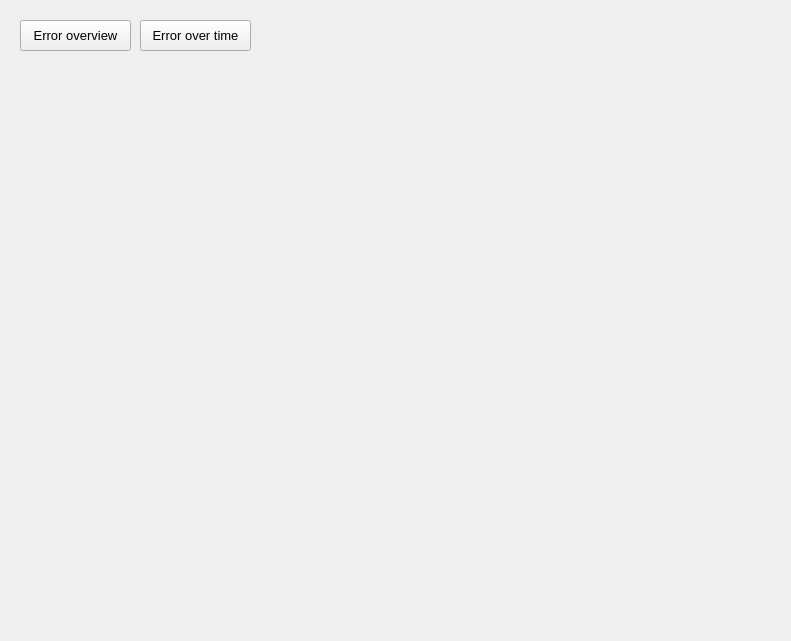
<?xml version="1.0" encoding="UTF-8"?>
<ui version="4.0">
 <class>AnalyseDialog</class>
 <widget class="QWidget" name="AnalyseDialog">
  <property name="geometry">
   <rect>
    <x>0</x>
    <y>0</y>
    <width>791</width>
    <height>641</height>
   </rect>
  </property>
  <property name="windowTitle">
   <string>Analyse</string>
  </property>
  <widget class="QWidget" name="analyse" native="true">
   <property name="geometry">
    <rect>
     <x>10</x>
     <y>80</y>
     <width>771</width>
     <height>551</height>
    </rect>
   </property>
   <property name="font">
    <font>
     <family>Arial</family>
    </font>
   </property>
   <property name="autoFillBackground">
    <bool>true</bool>
   </property>
  </widget>
  <widget class="QPushButton" name="btn_errorTime">
   <property name="geometry">
    <rect>
     <x>140</x>
     <y>20</y>
     <width>111</width>
     <height>31</height>
    </rect>
   </property>
   <property name="font">
    <font>
     <pointsize>10</pointsize>
    </font>
   </property>
   <property name="toolTip">
    <string>&lt;html&gt;&lt;head/&gt;&lt;body&gt;&lt;p&gt;Show Dec Error in arc sec from modeling file&lt;/p&gt;&lt;/body&gt;&lt;/html&gt;</string>
   </property>
   <property name="text">
    <string>Error over time</string>
   </property>
  </widget>
  <widget class="QPushButton" name="btn_errorOverview">
   <property name="geometry">
    <rect>
     <x>20</x>
     <y>20</y>
     <width>111</width>
     <height>31</height>
    </rect>
   </property>
   <property name="font">
    <font>
     <pointsize>10</pointsize>
    </font>
   </property>
   <property name="toolTip">
    <string>&lt;html&gt;&lt;head/&gt;&lt;body&gt;&lt;p&gt;Show total error in colors over altitude and azimuth in polar diagram. blue: points west, green: points east.&lt;/p&gt;&lt;/body&gt;&lt;/html&gt;</string>
   </property>
   <property name="text">
    <string>Error overview</string>
   </property>
  </widget>
  <widget class="QLabel" name="analyseBackground">
   <property name="geometry">
    <rect>
     <x>0</x>
     <y>0</y>
     <width>790</width>
     <height>66</height>
    </rect>
   </property>
   <property name="text">
    <string/>
   </property>
  </widget>
  <zorder>analyseBackground</zorder>
  <zorder>btn_errorTime</zorder>
  <zorder>btn_errorOverview</zorder>
  <zorder>analyse</zorder>
 </widget>
 <resources/>
 <connections/>
 <designerdata>
  <property name="gridDeltaX">
   <number>5</number>
  </property>
  <property name="gridDeltaY">
   <number>5</number>
  </property>
  <property name="gridSnapX">
   <bool>true</bool>
  </property>
  <property name="gridSnapY">
   <bool>true</bool>
  </property>
  <property name="gridVisible">
   <bool>true</bool>
  </property>
 </designerdata>
</ui>
